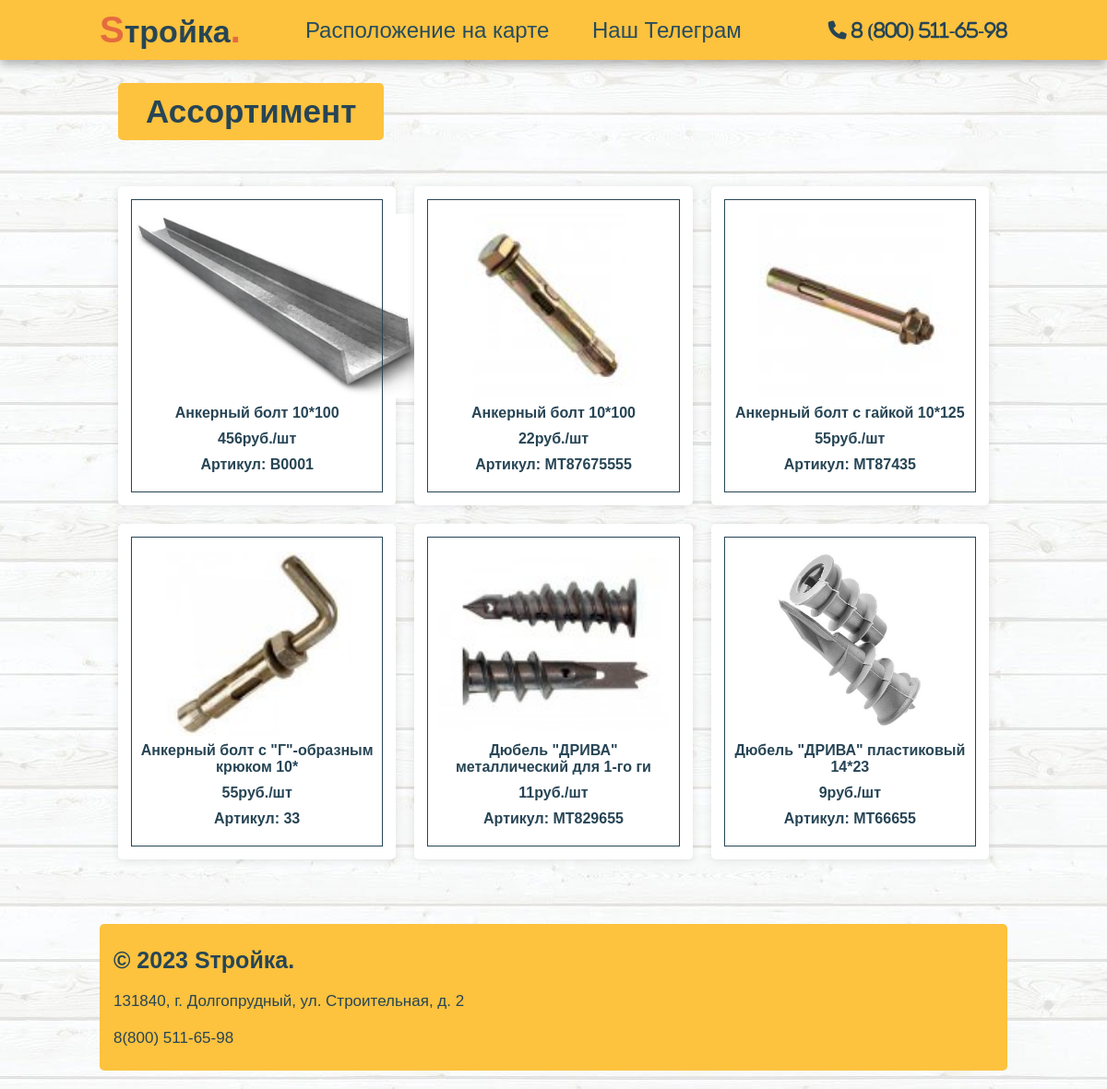
The page /category/7 on the database its author committed.
### main/models.py (models this page shows, shortened)
class Material(models.Model):
    title = models.CharField('Название материала', max_length=40)
    image = models.ImageField('Изображение', upload_to='image_Material/')
    quantity = models.CharField('Товар измеряется в:', max_length=10)
    code = models.CharField('Артикул', max_length=10)
    price = models.PositiveSmallIntegerField('Цена', default=0)
    category = models.ForeignKey(Product_categories, verbose_name='Категория', on_delete=models.SET_NULL, null=True)
    url = models.SlugField(max_length=160, unique=True)

### main/views.py (the view)
# urls.py: path('category/<int:category_id>', views.MaterialListView.as_view(), name = 'categories'),
class MaterialListView(ListView):
    model = Material
    template_name = 'main/categories.html'
    context_object_name = "mat"
    def get_queryset(self):
        category_id = self.kwargs.get('category_id')
        queryset = Material.objects.filter(category_id=category_id)
        return queryset

### templates/main/categories.html
{% extends 'main/base.html' %}
{% block content %}
{% load s_tag %}
<section class="categories">
    <div class="container">
        <h3 class="title">Ассортимент</h3>
        <div class="product-container">
        {% for str in mat %}
            <a href="#" class="product" data-name="p-1">
                <img src="{{ str.image.url }}" alt="">
                <h3>{{ str.title }}</h3>
                <h3>{{ str.price }}руб.{{ str.quantity }}</h3>
                <h3>Артикул: {{ str.code }}</h3>
            </a>
        {% endfor %}
        </div>
    </div>
</section>
{% endblock content %}

### static/css/style.css (style rules this page uses)
* { font-family: 'Montserrat', sans-serif; margin: 0; padding: 0; box-sizing: border-box; font-family: 'Mulish', sans-serif; outline: none; border: none; text-decoration: none; transition: .2s linear; }
html { font-size: 62.5%; scroll-behavior: smooth; scroll-padding-top: 6rem; overflow-x: hidden; background: url(../img/fon/1619144855_13-phonoteka_org-p-belie-doski-fon-17.jpg); }
section { padding: 2rem 9%; }
.container { max-width: 1200px; margin: 0 auto; padding: 3rem 2rem; }
.container .title { margin-top: 4rem; font-size: 3.5rem; color: #274555; margin-bottom: 5rem; display: inline-block; padding: 11px 30px; background: #fdc23e; border-radius: 5px; }
.container .product-container { display: grid; grid-template-columns: repeat(auto-fit, minmax(30rem, 1fr)); gap: 2rem; }
.container .product-container .product { text-align: center; padding: 3rem 2rem; background: #ffffff; box-shadow: 0 .15rem 1rem rgba(0, 0, 0, .1); outline: .1rem solid #274555; outline-offset: -1.5rem; cursor: pointer; border-radius: 5px; }
.container .product-container .product img { height: 20rem; }
.container .product-container .product h3 { padding: .5rem 0; font-size: 1.6rem; color: #274555; }

### rows shown on the page
Material: image (picture), title "Анкерный болт 10*100", price "456", quantity "/шт", code "B0001"
Material: image (picture), title "Анкерный болт 10*100", price "22", quantity "/шт", code "MT87675555"
Material: image (picture), title "Анкерный болт с гайкой 10*125", price "55", quantity "/шт", code "MT87435"
Material: image (picture), title "Анкерный болт с \"Г\"-образным крюком 10*", price "55", quantity "/шт", code "33"
Material: image (picture), title "Дюбель \"ДРИВА\" металлический для 1-го ги", price "11", quantity "/шт", code "MT829655"
Material: image (picture), title "Дюбель \"ДРИВА\" пластиковый 14*23", price "9", quantity "/шт", code "MT66655"
